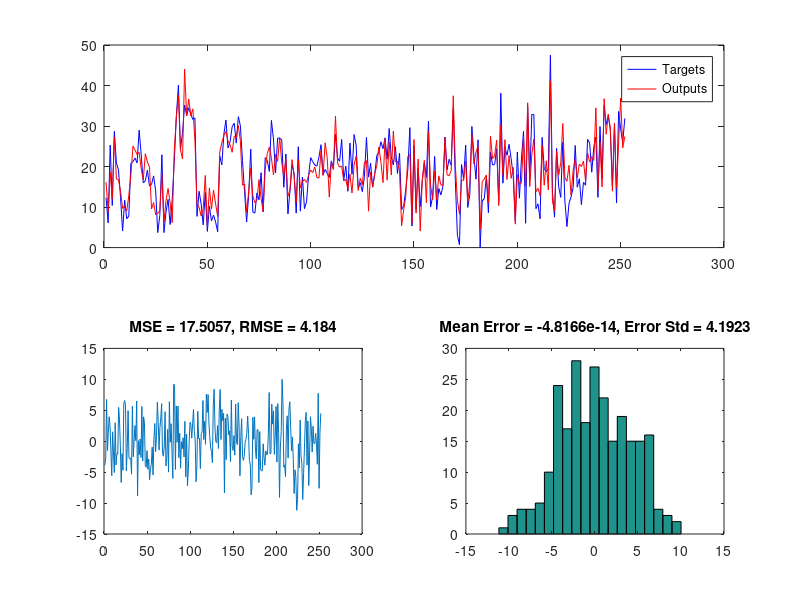

MATLAB code for this plot:
clc;
clear;
close all;

%% Load Data
data=load('bodyfat.mat');
Inputs=data.bodyfatInputs;
Targets=data.bodyfatTargets;

nData=size(Inputs,2);

%% Least Square

X=[ones(1,nData)
   Inputs];


Y=Targets;

theta=Y*pinv(X);

Yhat=theta*X;

E=Y-Yhat;

MeanError=mean(E);
ErrorStd=std(E);
MSE=mean(E.^2);
RMSE=sqrt(MSE);

%% Plot Results

figure;

subplot(2,2,[1 2]);
plot(Y,'b');
hold on;
plot(Yhat,'r');
legend('Targets','Outputs');

subplot(2,2,3);
plot(E);
title(['MSE = ' num2str(MSE) ', RMSE = ' num2str(RMSE)]);

subplot(2,2,4);
hist(E,20);
title(['Mean Error = ' num2str(MeanError) ', Error Std = ' num2str(ErrorStd)]);

